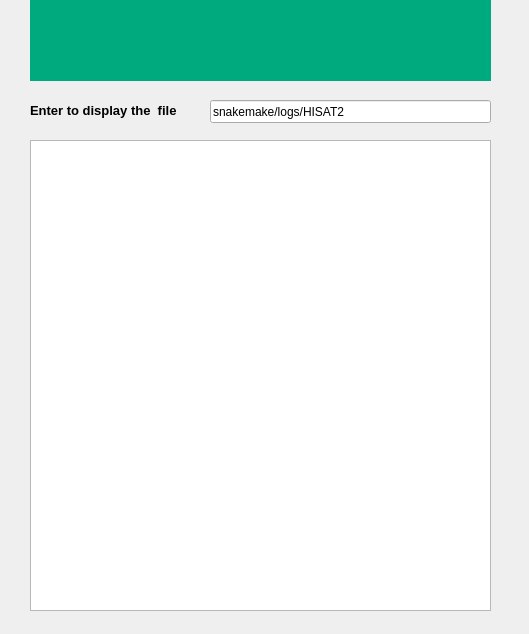
<?xml version="1.0" encoding="UTF-8"?>
<ui version="4.0">
 <class>Hisatexample</class>
 <widget class="QDialog" name="Hisatexample">
  <property name="geometry">
   <rect>
    <x>0</x>
    <y>0</y>
    <width>529</width>
    <height>634</height>
   </rect>
  </property>
  <property name="windowTitle">
   <string>Dialog</string>
  </property>
  <widget class="QListWidget" name="listWidget">
   <property name="geometry">
    <rect>
     <x>30</x>
     <y>140</y>
     <width>461</width>
     <height>471</height>
    </rect>
   </property>
  </widget>
  <widget class="QLabel" name="label_2">
   <property name="geometry">
    <rect>
     <x>30</x>
     <y>100</y>
     <width>181</width>
     <height>21</height>
    </rect>
   </property>
   <property name="font">
    <font>
     <pointsize>10</pointsize>
     <weight>75</weight>
     <bold>true</bold>
    </font>
   </property>
   <property name="text">
    <string>Enter to display the  file </string>
   </property>
  </widget>
  <widget class="QLineEdit" name="lineEdit">
   <property name="enabled">
    <bool>true</bool>
   </property>
   <property name="geometry">
    <rect>
     <x>210</x>
     <y>100</y>
     <width>281</width>
     <height>23</height>
    </rect>
   </property>
   <property name="font">
    <font>
     <weight>50</weight>
     <bold>false</bold>
    </font>
   </property>
   <property name="text">
    <string>snakemake/logs/HISAT2</string>
   </property>
  </widget>
  <widget class="QLabel" name="label">
   <property name="geometry">
    <rect>
     <x>30</x>
     <y>0</y>
     <width>461</width>
     <height>81</height>
    </rect>
   </property>
   <property name="styleSheet">
    <string notr="true">image: url(:/images/themelogo.png);
background-color: rgb(0, 170, 127);</string>
   </property>
   <property name="text">
    <string/>
   </property>
  </widget>
 </widget>
 <resources/>
 <connections/>
</ui>
